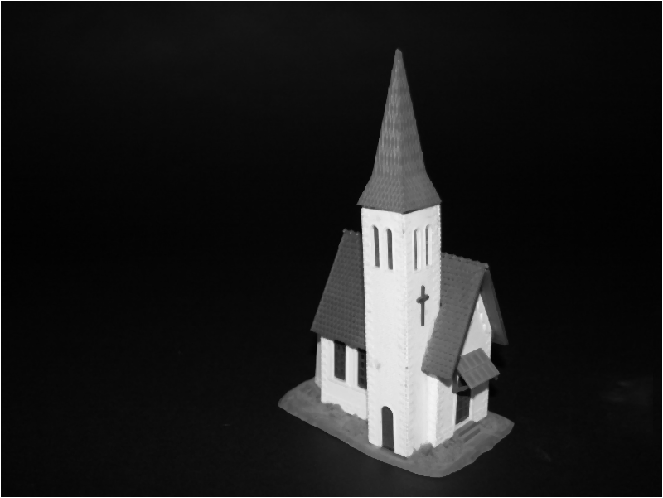
#> input picture assignment05/Church/church_left.png, 663 x 498 px
$ python Exersice2_2.py
#> lines starting #> are read from the running program, lines starting #| are printed output that depends on the picture; after the words box and inside, x2 and y2 are one past the last pixel; in counts of white or black regions, pixels touching at a corner belong together
import cv2 as cv
import numpy as np

image1 = cv.imread("Church/church_left.png")
#> image1 is the input picture: shape (498, 663, 3); min 1, max 255, mean 30.9
image2 = cv.imread("Church/church_right.png")
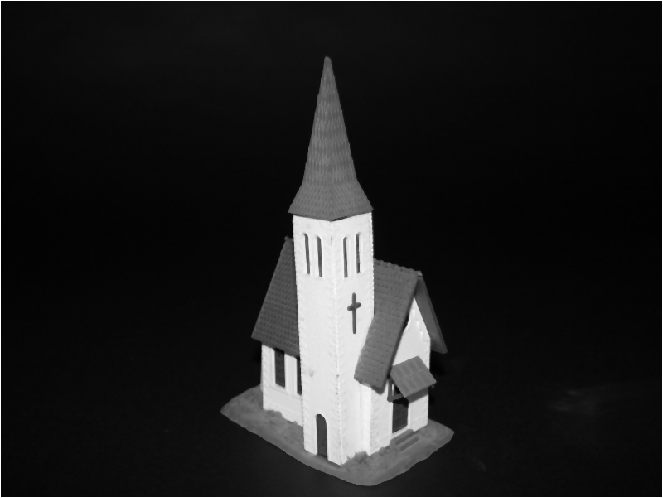
#> input picture assignment05/Church/church_right.png, 663 x 498 px
#> image2 is the input picture: shape (498, 663, 3); min 1, max 255, mean 31.2

grosse = 20

gray1 = cv.cvtColor(image1, cv.COLOR_BGR2GRAY)
gray1 = np.float32(gray1)
corners1 = cv.goodFeaturesToTrack(gray1, 30, 0.1, 50)
#> corners1 = [[2, 495], [660, 2], [660, 495], [2, 2], [347, 346], [422, 325], [391, 268], [438, 205], [362, 208], [452, 392], [394, 452], [480, 295]]

gray2 = cv.cvtColor(image2, cv.COLOR_BGR2GRAY)
gray2 = np.float32(gray2)
corners2 = cv.goodFeaturesToTrack(gray2, 30, 0.1, 50)
#> corners2 = 15 rows, first 8: [660, 2], [660, 495], [2, 495], [2, 2], [294, 216], [354, 333], [300, 394], [370, 213]

for i in corners1:
    image1 = cv.circle(image1, tuple(i[0]), 5, [0, 0, 255])
#> this loop made 12 passes
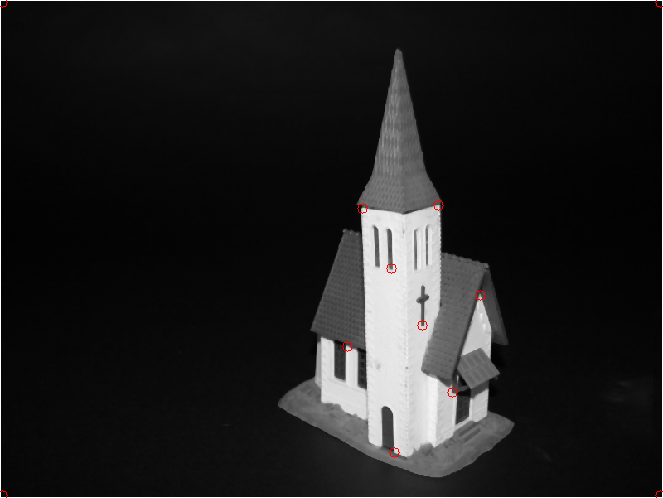
#> image1: shape (498, 663, 3); mean B, G, R 30.8, 30.8, 31.1

for i in corners2:
    image2 = cv.circle(image2, tuple(i[0]), 5, [0, 0, 255])
#> this loop made 15 passes
#> i on passes 1 to 12: [[660, 2]], [[660, 495]], [[2, 495]], [[2, 2]], [[294, 216]], [[354, 333]], [[300, 394]], [[370, 213]], [[393, 431]], [[358, 272]], [[263, 346]], [[308, 273]]
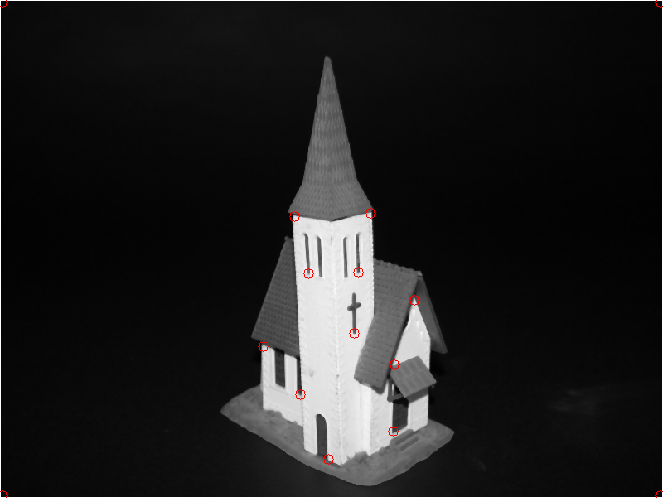
#> image2: shape (498, 663, 3); mean B, G, R 31.1, 31.1, 31.3


columns1 = np.shape(image1)[0]
#> columns1 = 498
rows1 = np.shape(image1)[1]
#> rows1 = 663

columns2 = np.shape(image2)[0]
#> columns2 = 498
rows2 = np.shape(image2)[1]
#> rows2 = 663

templates1 = []
templates2 = []


for i in corners1:
    if grosse < (int(i[0, 0])) < (columns1 - grosse) and grosse < (int(i[0, 1])) < (rows1 - grosse):
        templates1.append([image1[(int(i[0, 0]))-grosse:(int(i[0, 0]))+grosse, (int(i[0, 1]))-grosse:(int(i[0, 1]))+grosse], (int(i[0, 0])), (int(i[0, 1]))])
#> after the loop, templates1 = 7 items

for i in corners2:
    if grosse < (int(i[0, 0])) < (columns2 - grosse) and grosse < (int(i[0, 1])) < (rows2 - grosse):
        templates2.append([image2[(int(i[0, 0]))-grosse:(int(i[0, 0]))+grosse, (int(i[0, 1]))-grosse:(int(i[0, 1]))+grosse], (int(i[0, 0])), (int(i[0, 1]))])
#> after the loop, templates2 = 11 items


stacked_img_ncc = np.hstack((image1, image2))
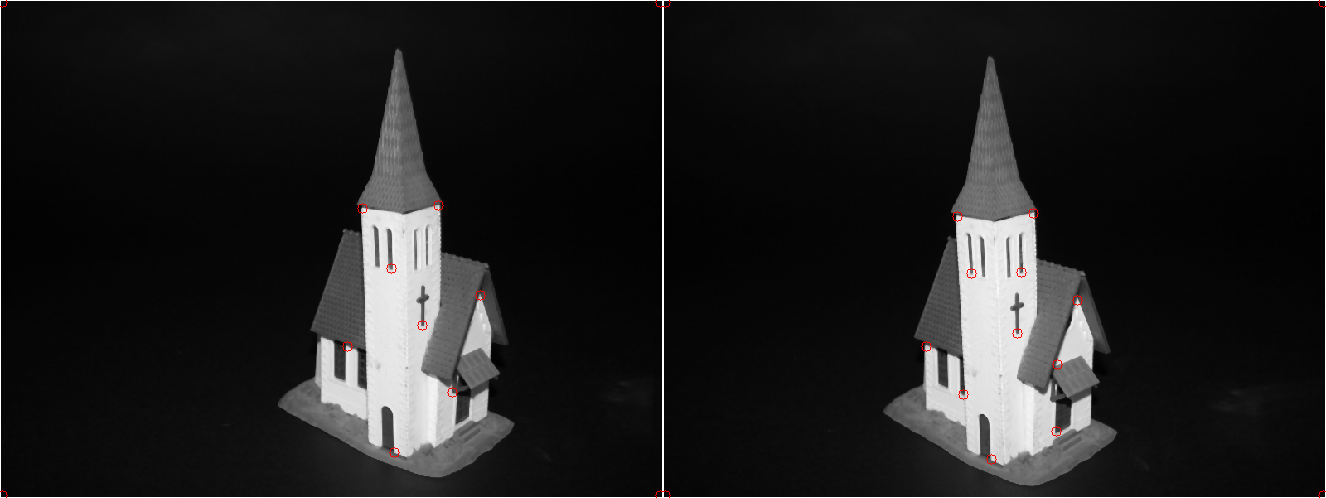
#> stacked_img_ncc: shape (498, 1326, 3); mean B, G, R 30.9, 30.9, 31.2
stacked_img_ssd = np.hstack((image1, image2))

for i in templates1:
    for j in templates2:
        res = cv.matchTemplate(j[0], i[0], cv.TM_CCORR_NORMED)
        threshold = 0.9
        if res >= threshold:
            print("HIER")
            cv.line(stacked_img_ncc, (i[1], i[2]), (j[1]+rows1, j[2]), [255,0,0])
            break
#> this loop made 7 passes
#| HIER
#| HIER
#| HIER
#| HIER
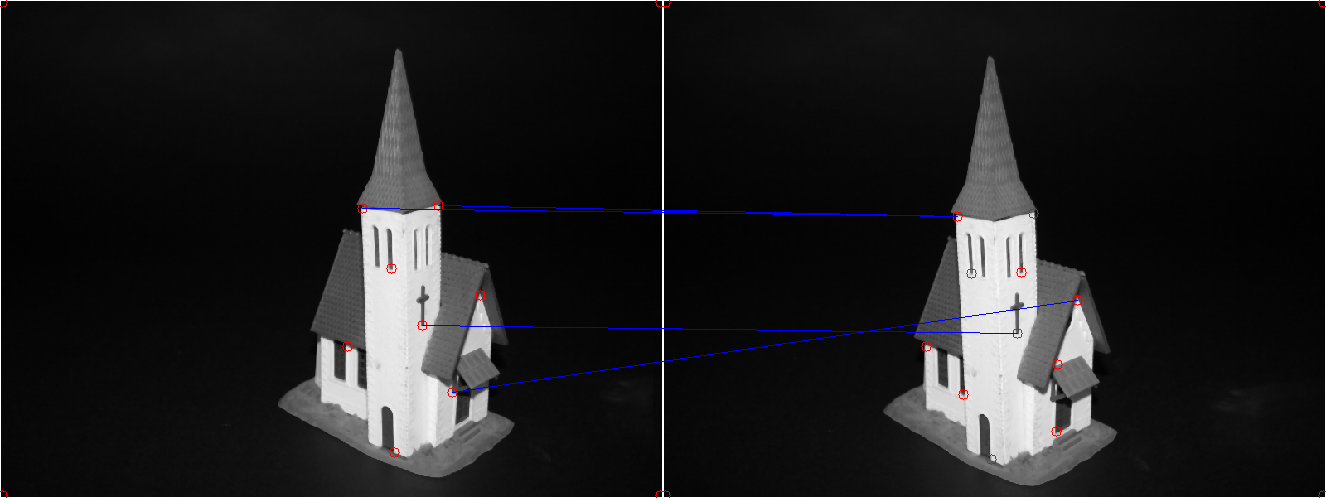
#> stacked_img_ncc: shape (498, 1326, 3); 0.34% of pixels changed, all inside (x1, y1, x2, y2) = (362, 205, 1078, 393)

for i in templates1:
    for j in templates2:
        res = cv.matchTemplate(j[0], i[0], cv.TM_SQDIFF)
        threshold = 900000  # ???
        if res >= threshold:
            print("HIER")
            cv.line(stacked_img_ssd, (i[1], i[2]), (j[1]+rows1, j[2]), [255,0,0])
            break
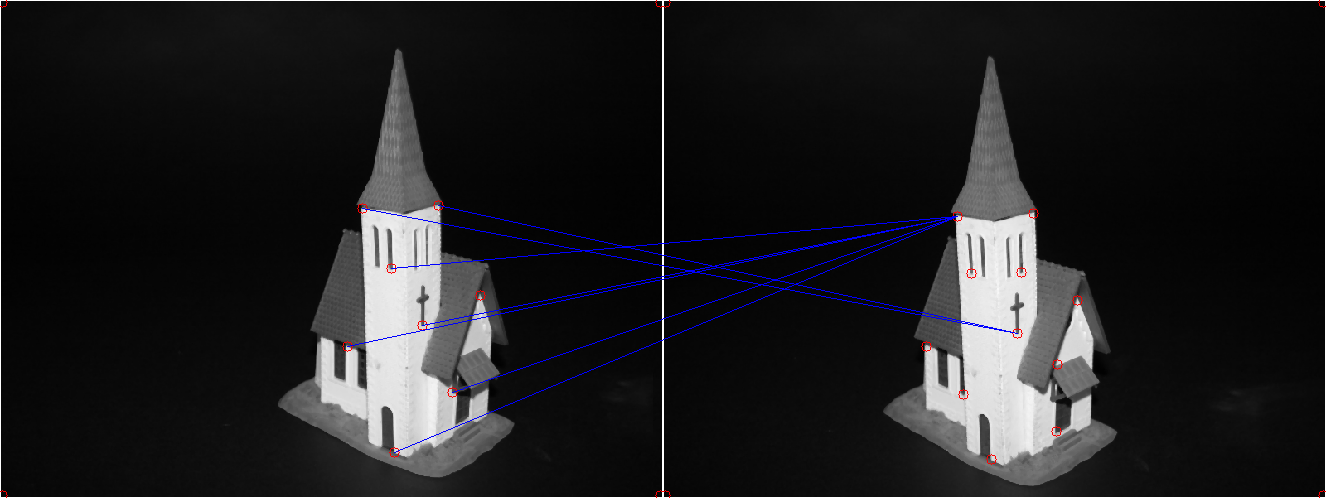
#> stacked_img_ssd: shape (498, 1326, 3); 0.59% of pixels changed, all inside (x1, y1, x2, y2) = (347, 205, 1018, 453)


cv.imshow("NCC method", stacked_img_ncc)
cv.imshow("SSD method", stacked_img_ssd)

cv.waitKey(0)  # "Explain the difference between Harris and goodFeaturesToTrack" fehlt (-1)
